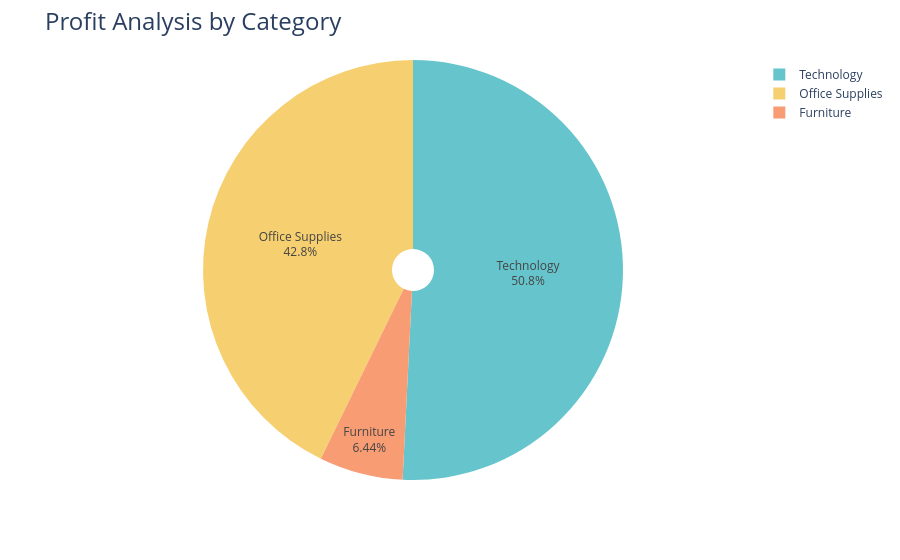

The cell this chart's notebook holds for it:
### Code cell
fig =px.pie(profit_by_Category,
           values="Profit",
           names='Category',
            hole=0.1,
            color_discrete_sequence=px.colors.qualitative.Pastel)
fig.update_traces(textposition='inside',textinfo='percent+label')
fig.update_layout(title_text="Profit Analysis by Category", title_font=dict(size=24))
        
fig.show()

### Figure 1 — Plotly figure (JSON) as saved in the notebook; plotly's stock layout.template omitted (floating-point values rounded to 4 significant figures)
{"data": [{"domain": {"x": [0, 1], "y": [0, 1]}, "hole": 0.1, "hovertemplate": "Category=%{label}<br>Profit=%{value}<extra></extra>", "labels": ["Furniture", "Office Supplies", "Technology"], "legendgroup": "", "name": "", "showlegend": true, "textinfo": "percent+label", "textposition": "inside", "type": "pie", "values": [18450.0, 122500.0, 145500.0]}], "layout": {"legend": {"tracegroupgap": 0}, "margin": {"t": 60}, "piecolorway": ["rgb(102, 197, 204)", "rgb(246, 207, 113)", "rgb(248, 156, 116)", "rgb(220, 176, 242)", "rgb(135, 197, 95)", "rgb(158, 185, 243)", "rgb(254, 136, 177)", "rgb(201, 219, 116)", "rgb(139, 224, 164)", "rgb(180, 151, 231)", "rgb(179, 179, 179)"], "title": {"font": {"size": 24}, "text": "Profit Analysis by Category"}}}
